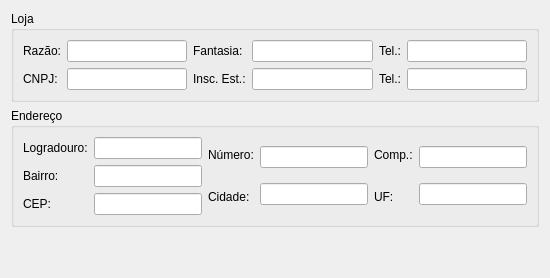
     <widget class="QWidget" name="tab_2">
      <attribute name="title">
       <string>Emitente</string>
      </attribute>
      <layout class="QGridLayout" name="gridLayout">
       <item row="2" column="0">
        <spacer name="verticalSpacer_3">
         <property name="orientation">
          <enum>Qt::Vertical</enum>
         </property>
         <property name="sizeHint" stdset="0">
          <size>
           <width>20</width>
           <height>40</height>
          </size>
         </property>
        </spacer>
       </item>
       <item row="1" column="0">
        <widget class="QGroupBox" name="groupBox_3">
         <property name="title">
          <string>Endereço</string>
         </property>
         <layout class="QGridLayout" name="gridLayout_20">
          <item row="0" column="0">
           <layout class="QGridLayout" name="gridLayout_6">
            <item row="0" column="0">
             <widget class="QLabel" name="label_35">
              <property name="text">
               <string>Logradouro:</string>
              </property>
             </widget>
            </item>
            <item row="1" column="0">
             <widget class="QLabel" name="label_38">
              <property name="text">
               <string>Bairro:</string>
              </property>
             </widget>
            </item>
            <item row="2" column="0">
             <widget class="QLabel" name="label_34">
              <property name="text">
               <string>CEP:</string>
              </property>
             </widget>
            </item>
           </layout>
          </item>
          <item row="0" column="1">
           <layout class="QGridLayout" name="gridLayout_13">
            <item row="0" column="0">
             <widget class="QLineEdit" name="lineEditEmitenteLogradouro">
              <property name="readOnly">
               <bool>true</bool>
              </property>
             </widget>
            </item>
            <item row="1" column="0">
             <widget class="QLineEdit" name="lineEditEmitenteBairro">
              <property name="readOnly">
               <bool>true</bool>
              </property>
             </widget>
            </item>
            <item row="2" column="0">
             <widget class="QLineEdit" name="lineEditEmitenteCEP">
              <property name="readOnly">
               <bool>true</bool>
              </property>
             </widget>
            </item>
           </layout>
          </item>
          <item row="0" column="2">
           <layout class="QGridLayout" name="gridLayout_11">
            <item row="0" column="0">
             <widget class="QLabel" name="label_36">
              <property name="text">
               <string>Número:</string>
              </property>
             </widget>
            </item>
            <item row="1" column="0">
             <widget class="QLabel" name="label_39">
              <property name="text">
               <string>Cidade:</string>
              </property>
             </widget>
            </item>
           </layout>
          </item>
          <item row="0" column="3">
           <layout class="QGridLayout" name="gridLayout_18">
            <item row="0" column="0">
             <widget class="QLineEdit" name="lineEditEmitenteNumero">
              <property name="readOnly">
               <bool>true</bool>
              </property>
             </widget>
            </item>
            <item row="1" column="0">
             <widget class="QLineEdit" name="lineEditEmitenteCidade">
              <property name="readOnly">
               <bool>true</bool>
              </property>
             </widget>
            </item>
           </layout>
          </item>
          <item row="0" column="4">
           <layout class="QGridLayout" name="gridLayout_12">
            <item row="0" column="0">
             <widget class="QLabel" name="label_37">
              <property name="text">
               <string>Comp.:</string>
              </property>
             </widget>
            </item>
            <item row="1" column="0">
             <widget class="QLabel" name="label_43">
              <property name="text">
               <string>UF:</string>
              </property>
             </widget>
            </item>
           </layout>
          </item>
          <item row="0" column="5">
           <layout class="QGridLayout" name="gridLayout_19">
            <item row="0" column="0">
             <widget class="QLineEdit" name="lineEditEmitenteComplemento">
              <property name="readOnly">
               <bool>true</bool>
              </property>
             </widget>
            </item>
            <item row="1" column="0">
             <widget class="QLineEdit" name="lineEditEmitenteUF">
              <property name="readOnly">
               <bool>true</bool>
              </property>
             </widget>
            </item>
           </layout>
          </item>
         </layout>
        </widget>
       </item>
       <item row="0" column="0">
        <widget class="QGroupBox" name="groupBox">
         <property name="title">
          <string>Loja</string>
         </property>
         <layout class="QGridLayout" name="gridLayout_36">
          <item row="0" column="0">
           <layout class="QGridLayout" name="gridLayout_7">
            <item row="0" column="0">
             <widget class="QLabel" name="label_31">
              <property name="text">
               <string>Razão:</string>
              </property>
             </widget>
            </item>
            <item row="1" column="0">
             <widget class="QLabel" name="label_29">
              <property name="text">
               <string>CNPJ:</string>
              </property>
             </widget>
            </item>
           </layout>
          </item>
          <item row="0" column="1">
           <layout class="QGridLayout" name="gridLayout_29">
            <item row="0" column="0">
             <widget class="QLineEdit" name="lineEditEmitenteNomeRazao">
              <property name="readOnly">
               <bool>true</bool>
              </property>
             </widget>
            </item>
            <item row="1" column="0">
             <widget class="QLineEdit" name="lineEditEmitenteCNPJ">
              <property name="readOnly">
               <bool>true</bool>
              </property>
             </widget>
            </item>
           </layout>
          </item>
          <item row="0" column="2">
           <layout class="QGridLayout" name="gridLayout_27">
            <item row="0" column="0">
             <widget class="QLabel" name="label_32">
              <property name="text">
               <string>Fantasia:</string>
              </property>
             </widget>
            </item>
            <item row="1" column="0">
             <widget class="QLabel" name="label_30">
              <property name="text">
               <string>Insc. Est.:</string>
              </property>
             </widget>
            </item>
           </layout>
          </item>
          <item row="0" column="3">
           <layout class="QGridLayout" name="gridLayout_30">
            <item row="0" column="0">
             <widget class="QLineEdit" name="lineEditEmitenteFantasia">
              <property name="readOnly">
               <bool>true</bool>
              </property>
             </widget>
            </item>
            <item row="1" column="0">
             <widget class="QLineEdit" name="lineEditEmitenteInscEstadual">
              <property name="readOnly">
               <bool>true</bool>
              </property>
             </widget>
            </item>
           </layout>
          </item>
          <item row="0" column="4">
           <layout class="QGridLayout" name="gridLayout_28">
            <item row="0" column="0">
             <widget class="QLabel" name="label_33">
              <property name="text">
               <string>Tel.:</string>
              </property>
             </widget>
            </item>
            <item row="1" column="0">
             <widget class="QLabel" name="label_53">
              <property name="text">
               <string>Tel.:</string>
              </property>
             </widget>
            </item>
           </layout>
          </item>
          <item row="0" column="5">
           <layout class="QGridLayout" name="gridLayout_31">
            <item row="0" column="0">
             <widget class="QLineEdit" name="lineEditEmitenteTel1">
              <property name="readOnly">
               <bool>true</bool>
              </property>
             </widget>
            </item>
            <item row="1" column="0">
             <widget class="QLineEdit" name="lineEditEmitenteTel2">
              <property name="readOnly">
               <bool>true</bool>
              </property>
             </widget>
            </item>
           </layout>
          </item>
         </layout>
        </widget>
       </item>
      </layout>
     </widget>
